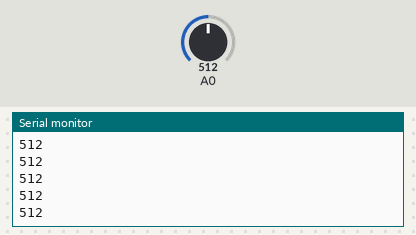
Recording of a sketch running on a simulated Arduino Leonardo, built with avr-gcc and run on an emulated ATmega32U4. Shown: the last lines printed to the serial monitor. The test bench sets the inputs (shaded band); at power-on: A0 = 512. USB keyboard and mouse output is not drawn.

Above: at 1.2 s.
1.3 s: A0 set to 716
At 2.2 s:
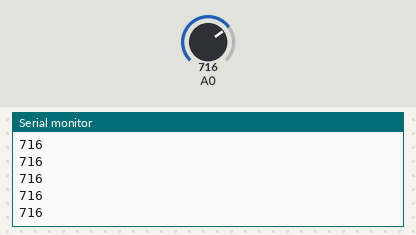
2.8 s: A0 set to 900
At 3.8 s:
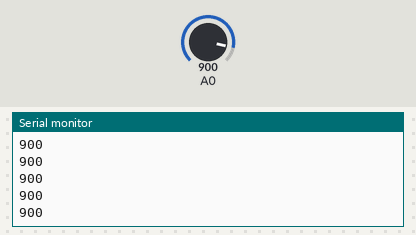
Timing chart, 0 to 5.8 s (numbered marks = the images above; inputs shaded):
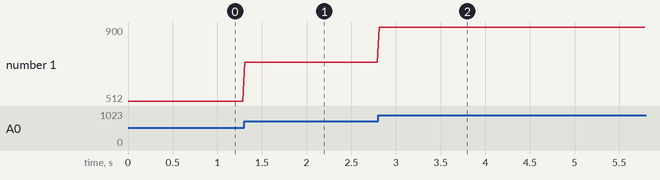

The sketch:

DIY_Rudder_pedals.ino
```cpp
#include <Joystick.h>

// konfiguracja Joysticka wyświetlana w Urządzeniach i drukarkach
Joystick_ Joystick(JOYSTICK_DEFAULT_REPORT_ID,JOYSTICK_TYPE_GAMEPAD,
  0, 0,                   // Button Count / Hat Switch Count
  false, false, false,       // X / Y / Z Axis
  false, false, false,    // Rx / Ry / Rz
  true, false,             // rudder / throttle
  false, false, false);   // accelerator / brake / steering

int value_rudder = 0;

void setup() {
	// Initialize Joystick Library
	Joystick.begin();
	Joystick.setRudderRange(320, 670);
}

void loop() {
	value_rudder = analogRead(A0);
	Joystick.setRudder(value_rudder);

	Serial.println(value_rudder);

	delay(20);
}
```

Measured:
- after the input at 1.3 s, the serial monitor: prints a new line at once (image 1)
- after the input at 2.8 s, the serial monitor: prints a new line at once (image 2)
- plotted number 1: 512 → 716 after the input at 1.3 s, 716 → 900 after the input at 2.8 s
